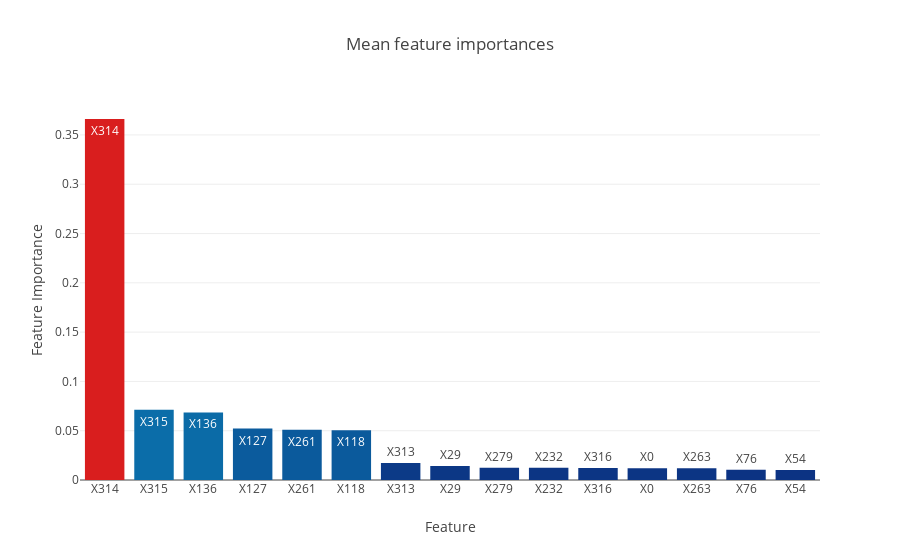

Notebook code for this chart:
### Code cell
#plotting out the mean importances in descending order
feature_df = feature_df.sort_values('mean', ascending=False)

trace = go.Bar(
    y = (feature_df['mean']).values[:15],
    x = feature_df.index[:15],
    marker = dict(
        color = feature_df['mean'].values[:15],
        colorscale = 'Portland'
    ),
    text = feature_df.index[:15]
)
data = [trace]

layout = go.Layout(
    autosize = True,
    title = 'Mean feature importances',
    hovermode = 'closest',
    showlegend = False,
    yaxis_title = "Feature Importance",
    xaxis_title = "Feature"
)

fig = go.Figure(data=data, layout=layout)
py.iplot(fig, filename = 'bar_merc')

print(feature_df.head(15))

### Figure 1 — Plotly figure (JSON) as saved in the notebook; plotly's stock layout.template omitted (floating-point values rounded to 4 significant figures)
{"data": [{"marker": {"color": [0.3662, 0.07137, 0.06855, 0.0522, 0.05089, 0.05048, 0.01728, 0.01411, 0.01233, 0.01231, 0.01214, 0.01195, 0.01194, 0.01049, 0.0101], "colorscale": "Portland"}, "text": ["X314", "X315", "X136", "X127", "X261", "X118", "X313", "X29", "X279", "X232", "X316", "X0", "X263", "X76", "X54"], "type": "bar", "uid": "3019e0ba-20dc-4999-ab81-36f8cddc708e", "x": ["X314", "X315", "X136", "X127", "X261", "X118", "X313", "X29", "X279", "X232", "X316", "X0", "X263", "X76", "X54"], "y": [0.3662, 0.07137, 0.06855, 0.0522, 0.05089, 0.05048, 0.01728, 0.01411, 0.01233, 0.01231, 0.01214, 0.01195, 0.01194, 0.01049, 0.0101]}], "layout": {"autosize": true, "hovermode": "closest", "showlegend": false, "title": {"text": "Mean feature importances"}, "xaxis": {"title": {"text": "Feature"}}, "yaxis": {"title": {"text": "Feature Importance"}}}}
